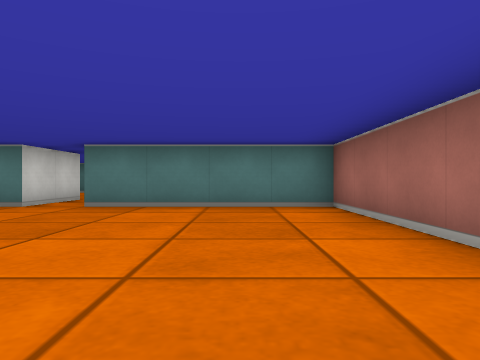
View 1 (above)

16 first-person views from a walk through a cub3D ray-caster map. The camera is about half as high as the walls, looks level and sees 70° across. The floor is counted in squares. Each view is taken from the middle of a square. On the plan, view 1 faces up. The plan holds only what a view shows up to about 9 squares ahead; the rest is blank. The place goes on beyond the plan.

View 2
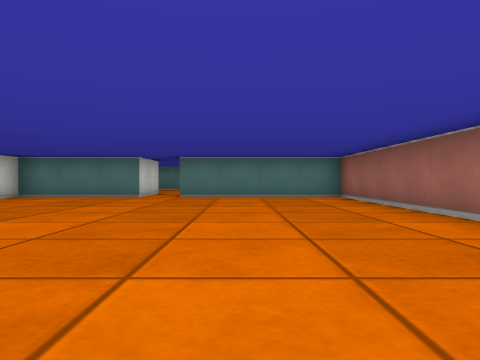

View 3
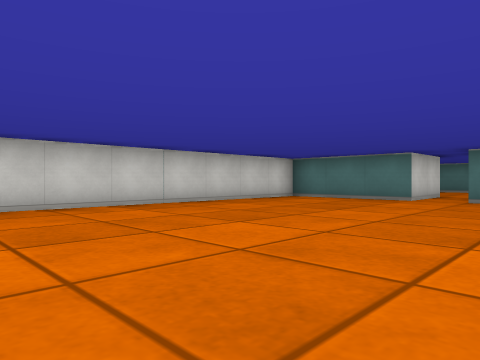

View 4
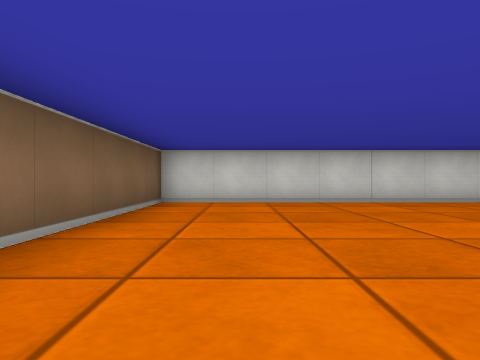

View 5
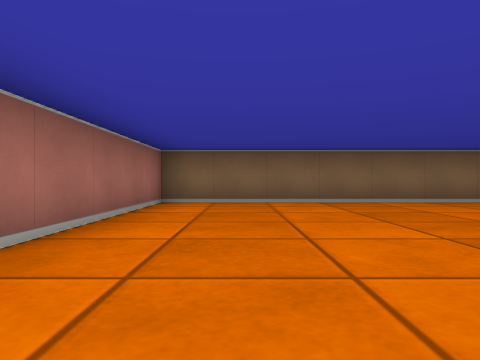

View 6
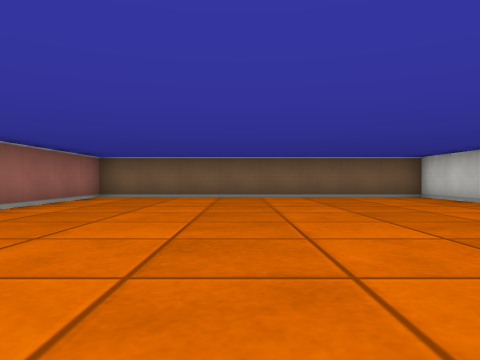

View 7
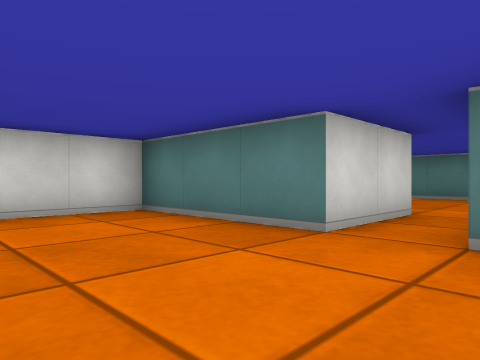

View 8
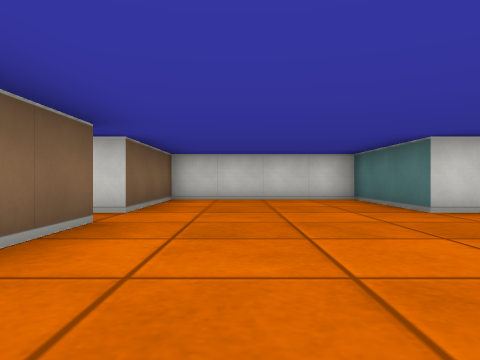

View 9
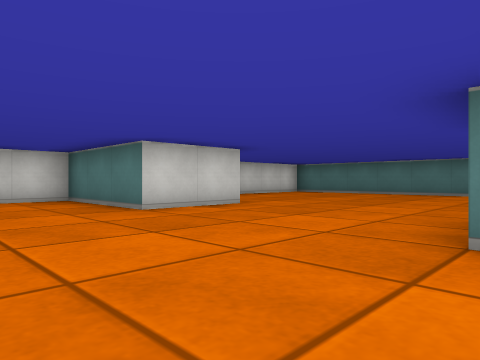

View 10
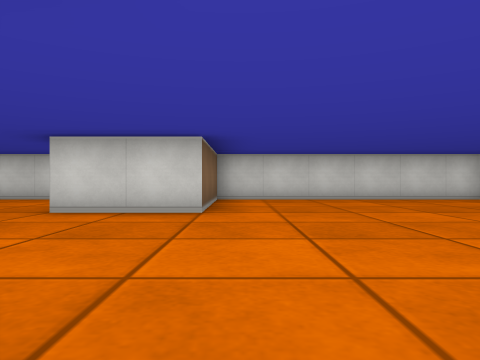

View 11
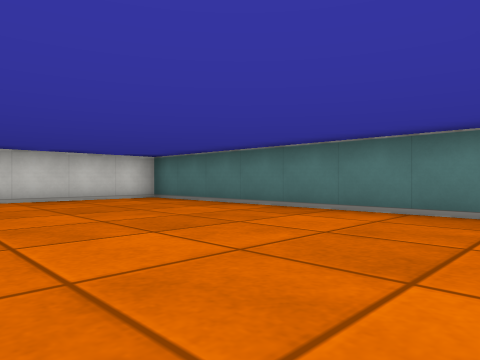

View 12
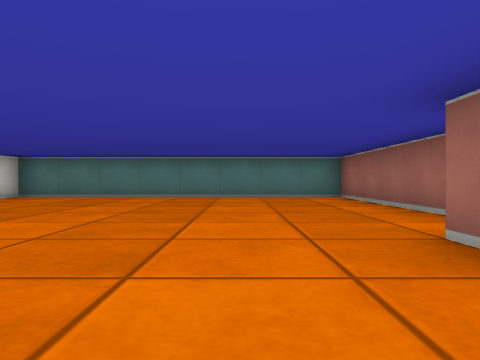

View 13
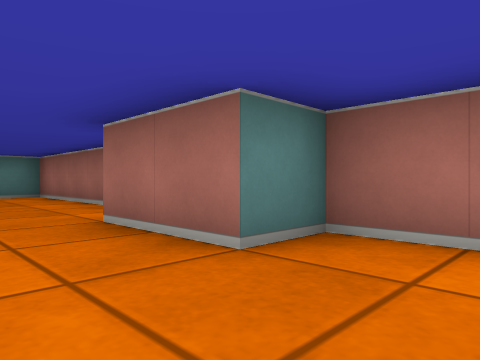

View 14
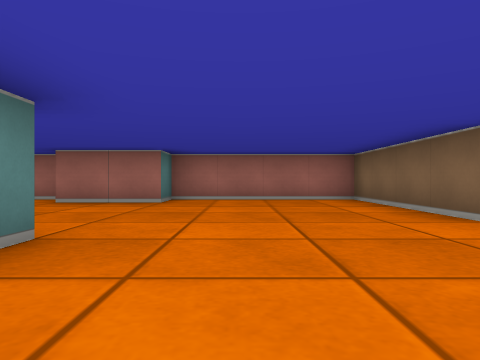

View 15
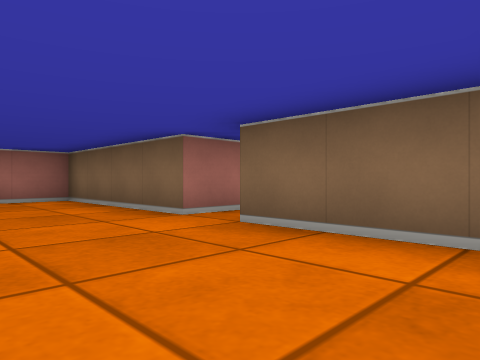

View 16
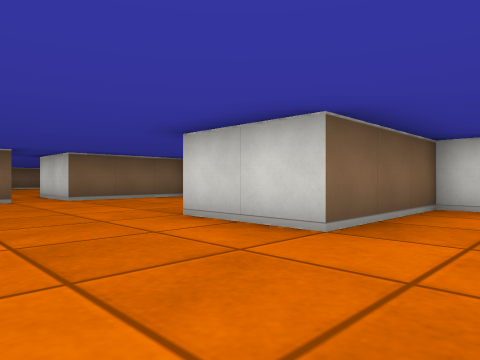

### Floor plan
Points are (right, up) in squares from view 1. A wall is a line through its corners. A room is listed if a view was taken in it or the views show most of it. See-through windows are left out.
Room 1 (views 1, 2, 3, 4, 5, 6, 7)
walls: (-2.5, 6.5) (-2.5, 7.5); (-3.5, 7.5) (-3.5, 5.5) (-6.5, 5.5) (-6.5, -3.5) (1.5, -3.5) (1.5, 5.5) (-2.5, 5.5)
ways out: opening at (-3, 6.5) to room 2
Room 2 (views 8, 9, 10, 11, 12, 13, 14, 15, 16)
walls: (1.5, 14) (1.5, 19.5) (-6.5, 19.5) (-6.5, 13.5) (-3.5, 13.5) (-3.5, 11.5) (-6.5, 11.5) (-6.5, 7.5) (-3.5, 7.5); (-2.5, 7.5) (1.5, 7.5) (1.5, 11.5) (0.5, 11.5) (0.5, 13.5)
ways out: opening at (-3, 6.5) to room 1

Where each view was taken, in squares from view 1:
view 1: 0 up, 0 right, facing up
view 2: 3 down, 1 left, facing up
view 3: 2 down, 1 left, facing up-left
view 4: 2 down, 0 right, facing left
view 5: 3 up, 0 right, facing down
view 6: 5 up, 2 left, facing down
view 7: 3 up, 2 left, facing up-left
view 8: 9 up, 1 right, facing left
view 9: 9 up, 1 right, facing up-left
view 10: 14 up, 1 right, facing left
view 11: 15 up, 1 right, facing up-left
view 12: 11 up, 1 left, facing up
view 13: 10 up, 1 left, facing up-right
view 14: 10 up, 6 left, facing right
view 15: 10 up, 6 left, facing down-right
view 16: 15 up, 1 left, facing down-left
